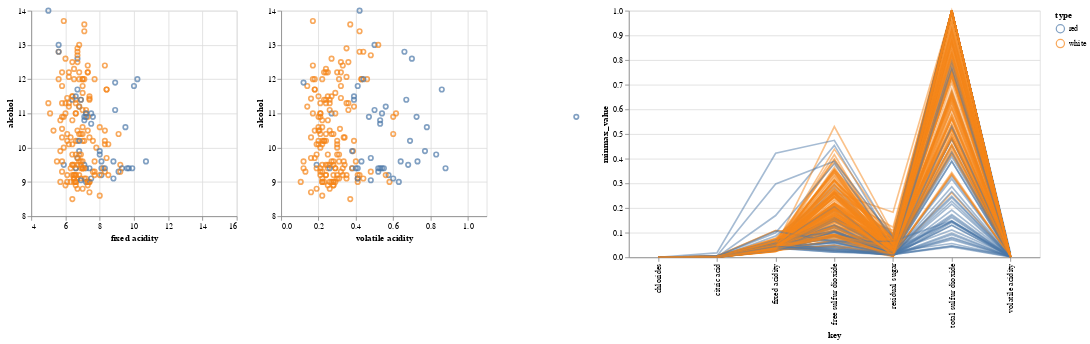

Notebook cell for this chart:
### Code cell
import altair as alt
# from vega_datasets import data

# source = data.cars()

brush = alt.selection_interval(resolve='global')

base = alt.Chart(df).mark_point().encode(
    y=alt.Y('alcohol', scale=alt.Scale(domain=[8, 14])),
    color=alt.condition(brush, 'type', alt.ColorValue('gray')),
).add_params(
    brush
).properties(
    width=250,
    height=250
)

a = alt.Chart(df).transform_window(
    index='count()'
).transform_fold(
    ['fixed acidity', 'volatile acidity', 'citric acid', 'residual sugar', 'chlorides', 'free sulfur dioxide', 'total sulfur dioxide'],
).add_params(
    brush
).transform_joinaggregate(
     min='min(value)',
     max='max(value)',
     groupby=['alcohol']
).transform_calculate(
    minmax_value=(datum.value-datum.min)/(datum.max-datum.min),
    mid=(datum.min+datum.max)/2
).mark_line().encode(
    x='key:N',
    y='minmax_value:Q',
    color=alt.condition(brush, 'type', alt.ColorValue('gray')),
    detail='index:N',
    opacity=alt.value(0.5)
).properties(width=500)

# base.encode(y='fixed acidity') | base.encode(y='volatile acidity')
base.encode(alt.X('fixed acidity',scale=alt.Scale(domain=[4, 16]))) | base.encode(alt.X('volatile acidity',scale=alt.Scale(domain=[0, 1.1]))) | a

### Figure 1 — Vega-Lite specification as saved in the notebook (floating-point values rounded to 4 significant figures; data arrays with more than 128 entries replaced by an {"elided": "..."} marker saying what was removed)
{"config": {"view": {"continuousWidth": 300, "continuousHeight": 300}}, "hconcat": [{"mark": "point", "encoding": {"color": {"condition": {"field": "type", "type": "nominal", "param": "param_44"}, "value": "gray"}, "x": {"field": "fixed acidity", "scale": {"domain": [4, 16]}, "type": "quantitative"}, "y": {"field": "alcohol", "scale": {"domain": [8, 14]}, "type": "quantitative"}}, "height": 250, "name": "view_83", "width": 250}, {"mark": "point", "encoding": {"color": {"condition": {"field": "type", "type": "nominal", "param": "param_44"}, "value": "gray"}, "x": {"field": "volatile acidity", "scale": {"domain": [0, 1.1]}, "type": "quantitative"}, "y": {"field": "alcohol", "scale": {"domain": [8, 14]}, "type": "quantitative"}}, "height": 250, "name": "view_84", "width": 250}, {"mark": "line", "encoding": {"color": {"condition": {"field": "type", "type": "nominal", "param": "param_44"}, "value": "gray"}, "detail": {"field": "index", "type": "nominal"}, "opacity": {"value": 0.5}, "x": {"field": "key", "type": "nominal"}, "y": {"field": "minmax_value", "type": "quantitative"}}, "name": "view_85", "transform": [{"window": [{"op": "count", "as": "index"}]}, {"fold": ["fixed acidity", "volatile acidity", "citric acid", "residual sugar", "chlorides", "free sulfur dioxide", "total sulfur dioxide"]}, {"joinaggregate": [{"op": "min", "field": "value", "as": "min"}, {"op": "max", "field": "value", "as": "max"}], "groupby": ["alcohol"]}, {"calculate": "((datum.value - datum.min) / (datum.max - datum.min))", "as": "minmax_value"}, {"calculate": "((datum.min + datum.max) / 2)", "as": "mid"}], "width": 500}], "data": {"name": "data-fd819e6520cd3524d7e34614c9d74816"}, "params": [{"name": "param_44", "select": {"type": "interval", "resolve": "global"}, "views": ["view_83", "view_84", "view_85"]}], "$schema": "https://vega.github.io/schema/vega-lite/v5.2.0.json", "datasets": {"data-fd819e6520cd3524d7e34614c9d74816": {"elided": "200 records"}}}
